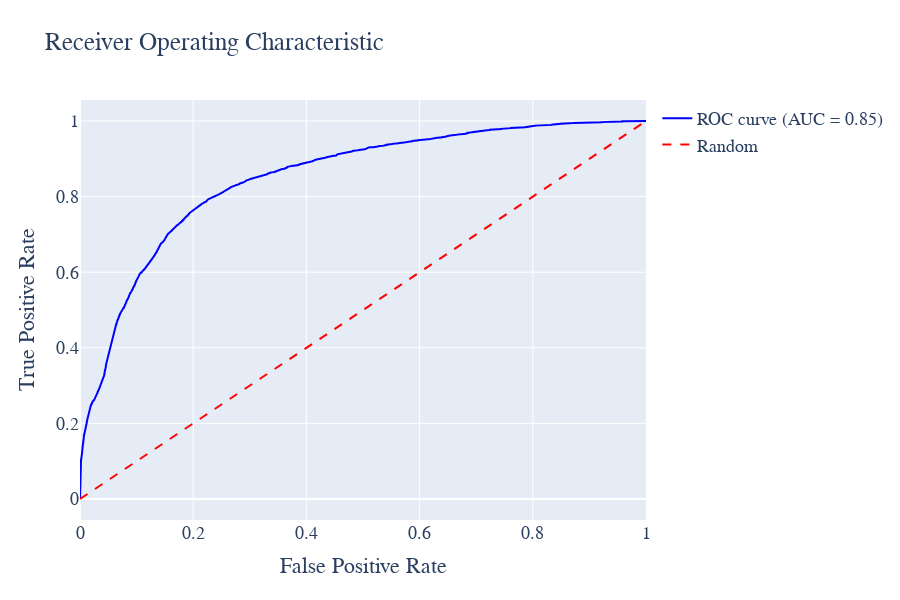

Notebook code for this chart:
### Code cell
# %%
import plotly.graph_objects as go
from sklearn.metrics import roc_curve, auc

# 计算ROC曲线
roc_auc = auc(fpr, tpr)

# 计算ROC曲线
roc_auc = auc(fpr, tpr)

# 创建布局
layout = go.Layout(
    title='Receiver Operating Characteristic',
    xaxis=dict(title='False Positive Rate'),
    yaxis=dict(title='True Positive Rate'),
    hovermode='closest',
    width=900, height=600,
    font=dict(family='Times New Roman', size=18)
)

# 创建ROC曲线图形
roc_trace = go.Scatter(
    x=fpr,
    y=tpr,
    mode='lines',
    line=dict(color='blue', width=2),
    name='ROC curve (AUC = %0.2f)' % roc_auc
)

# 创建对角线图形
diagonal_trace = go.Scatter(
    x=[0, 1],
    y=[0, 1],
    mode='lines',
    line=dict(color='red', width=2, dash='dash'),
    name='Random'
)

# 创建图表数据
data = [roc_trace, diagonal_trace]

# 创建图表
fig = go.Figure(data=data, layout=layout)

fig.write_html('Image/4_4_4.html')
# 显示图表
fig.show()

### Figure 1 — Plotly figure (JSON) as saved in the notebook; plotly's stock layout.template omitted (floating-point values rounded to 4 significant figures; data arrays with more than 128 entries replaced by an {"elided": "..."} marker saying what was removed)
{"data": [{"line": {"color": "blue", "width": 2}, "mode": "lines", "name": "ROC curve (AUC = 0.85)", "type": "scatter", "x": {"elided": "4622 float values"}, "y": {"elided": "4622 float values"}}, {"line": {"color": "red", "dash": "dash", "width": 2}, "mode": "lines", "name": "Random", "type": "scatter", "x": [0, 1], "y": [0, 1]}], "layout": {"font": {"family": "Times New Roman", "size": 18}, "height": 600, "hovermode": "closest", "title": {"text": "Receiver Operating Characteristic"}, "width": 900, "xaxis": {"title": {"text": "False Positive Rate"}}, "yaxis": {"title": {"text": "True Positive Rate"}}}}
